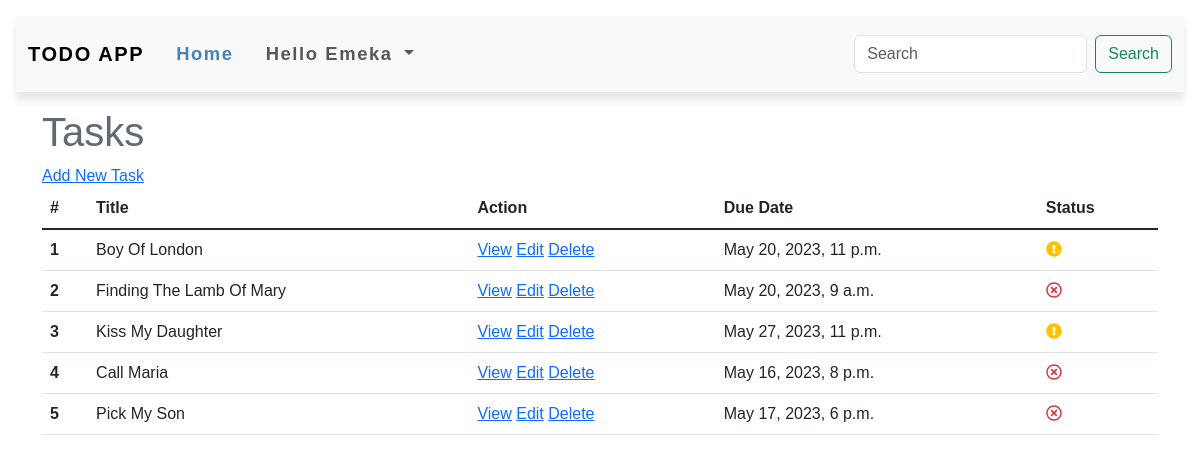
The app's page /?q=0 (signed in) with its own data.
### base/models.py (models this page shows)
class Todo(models.Model):
    user = models.ForeignKey(User, on_delete=models.CASCADE)
    title = models.CharField(max_length=100)
    description = models.TextField(null=True, blank=True)
    completed = models.BooleanField(default=False)
    created = models.DateTimeField(auto_now_add=True)
    updated = models.DateTimeField(auto_now=True)
    due_date = models.DateTimeField()
    def __str__(self) -> str:
        return self.title
    class Meta:
        ordering = ["-created", '-updated']

### base/views.py (the view)
# urls.py: path("", views.home, name='home'),
def home(request):
    title = 'Tasks'
    user = request.user
    tasks = Todo.objects.filter(user=user) if user.is_authenticated else ''
    if request.method == 'GET':
        q = request.GET.get('q')
        if q == '1':
            tasks = tasks.filter(completed=True)
        elif q == '0':
            tasks = tasks.filter(completed=False)
        else:
            tasks = tasks
    now = timezone.now()
    context = {
        'title': title, 'tasks': tasks, 'now': now
    }
    return render(request, 'base/home.html', context)

### base/templates/base/home.html
{% extends 'main.html' %}
{% block content %}
<h1 class="mt-3 mb-6">{{title}}</h1>
<a href="{% url 'add-task' %}">Add New Task</a>
{% if request.user.is_authenticated %}
{% if tasks and request.user == tasks.0.user %}
<table class="table">
  <thead>
    <tr>
      <th scope="col">#</th>
      <th scope="col">Title</th>
      <th scope="col">Action</th>
      <th scope="col"> Due Date</th>
      <th scope="col">Status</th>
    </tr>
  </thead>
  <tbody class="table-group-divider">
    {% for task in tasks %}
    {% if task.completed %}
    <tr>
      <th scope="row">{{ forloop.counter }}</th>
      <td>
        <span class="text-success">
          {{task|title}}
        </span>
      </td>
      <td>
        <a href="{% url 'task' task.id %}">View</a>
        <a href="{% url 'update-task' task.id %}">Edit</a>
        <a href="{% url 'delete-task' task.id %}">Delete</a>
      </td>
      <td>{{task.due_date}}</td>
      <td><i class="fas fa-check text-success"></i></td>
    </tr>
    {% else %}
    <tr>
      <th scope="row">{{ forloop.counter }}</th>
      <td>
        <span>
          {{task|title}}
        </span>
      </td>
      <td>
        <a href="{% url 'task' task.id %}">View</a>
        <a href="{% url 'update-task' task.id %}">Edit</a>
        <a href="{% url 'delete-task' task.id %}">Delete</a>
      </td>
      <td>{{task.due_date}}</td>
      {% if now > task.due_date%}
      <td><i class="far fa-times-circle text-danger"></i></td>
      {% else %}
      <td><i class="fas fa-exclamation-circle text-warning"></i>
      </td>
      {% endif %}
    </tr>
    {% endif %}
    {% endfor %}
  </tbody>
</table>
{% else %} <p>no task yet</p>
{% endif %}
{% else %}
<p><i>Not yet registered?</i></p>
<a href="{% url 'register-user' %}">register and add task</a>
{% endif %}
{% endblock content %}

### templates/navbar.html (shortened to what this page needs)
<nav class="navbar navbar-expand-lg bg-body-tertiary">
    <div class="container-fluid">
      <a class="navbar-brand" href="{% url 'home' %}">TODO APP</a>
      <div class="collapse navbar-collapse" id="navbarSupportedContent">
        <ul class="navbar-nav me-auto mb-2 mb-lg-0">
          <li class="nav-item">
            <a class="nav-link active" aria-current="page" href="{% url 'home' %}">Home</a>
          </li>
          {% if request.user.is_authenticated %}
          <li class="nav-item dropdown">
            <a class="nav-link dropdown-toggle" href="#" role="button" data-bs-toggle="dropdown" aria-expanded="false">
                Hello {{request.user|title}}
            </a>
          </li>
          {% else %}
          <li class="nav-item">
            <a class="nav-link" href="{% url 'login' %}">Log in</a>
          </li>
          {% endif %}
        </ul>
        <form class="d-flex" role="search">
          <input class="form-control me-2" type="search" placeholder="Search" aria-label="Search" name="q">
          <button class="btn btn-outline-success" type="submit">Search</button>
        </form>
      </div>
    </div>
  </nav>

### static/css/style.css (style rules this page uses)
body { overflow-x: hidden; font-family: 'Montserrat', sans-serif; color: #616971; }
.navbar { font-size: 1.15rem; font-weight: 600; letter-spacing: 0.1rem; box-shadow: 0 .5rem .5rem rgba(0, 0, 0, .1); z-index: 10000 !important; }
.nav-item { padding: .5rem; }
.nav-link { color: #5b5555!important; }
.nav-link.active, .nav-link:hover { color: #4981b3 !important; }
.row, .container-fluid { margin-left: 0px !important; margin-right: 0px !important; }

### records on screen
Todo: title "Boy Of London", due_date "May 20, 2023, 11 p.m."
Todo: title "Finding The Lamb Of Mary", due_date "May 20, 2023, 9 a.m."
Todo: title "Kiss My Daughter", due_date "May 27, 2023, 11 p.m."
Todo: title "Call Maria", due_date "May 16, 2023, 8 p.m."
Todo: title "Pick My Son", due_date "May 17, 2023, 6 p.m."

### other values on screen
{{ request.user|title }} "Emeka"
{{ title }} "Tasks"
